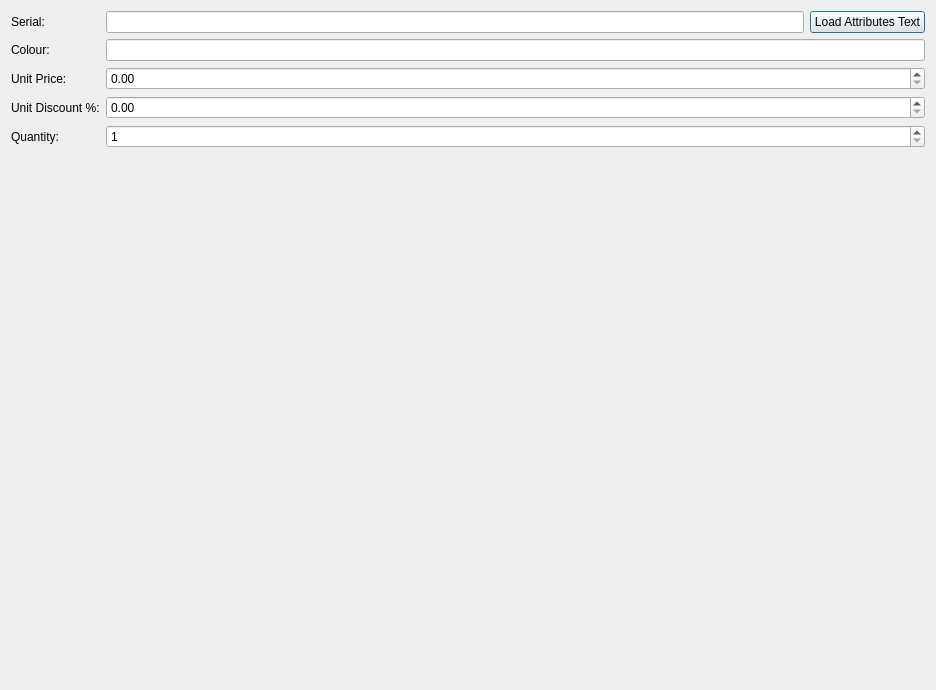
<?xml version="1.0" encoding="UTF-8"?>
<ui version="4.0">
 <class>ItemDetails</class>
 <widget class="QDialog" name="ItemDetails">
  <property name="geometry">
   <rect>
    <x>0</x>
    <y>0</y>
    <width>936</width>
    <height>690</height>
   </rect>
  </property>
  <property name="windowTitle">
   <string>Dialog</string>
  </property>
  <layout class="QGridLayout" name="gridLayout">
   <item row="1" column="0">
    <spacer name="verticalSpacer">
     <property name="orientation">
      <enum>Qt::Vertical</enum>
     </property>
     <property name="sizeHint" stdset="0">
      <size>
       <width>20</width>
       <height>40</height>
      </size>
     </property>
    </spacer>
   </item>
   <item row="0" column="0">
    <layout class="QVBoxLayout" name="v_layout">
     <item>
      <layout class="QFormLayout" name="formLayout">
       <item row="0" column="0">
        <widget class="QLabel" name="label_8">
         <property name="text">
          <string>Serial: </string>
         </property>
        </widget>
       </item>
       <item row="0" column="1">
        <layout class="QHBoxLayout" name="horizontalLayout">
         <item>
          <widget class="QLineEdit" name="le_serial"/>
         </item>
         <item>
          <widget class="QPushButton" name="btn_conf_serial">
           <property name="text">
            <string>Load Attributes Text</string>
           </property>
           <property name="icon">
            <iconset resource="../../../resources/icons.qrc">
             <normaloff>:/icons/icons/send-check.svg</normaloff>:/icons/icons/send-check.svg</iconset>
           </property>
           <property name="iconSize">
            <size>
             <width>22</width>
             <height>22</height>
            </size>
           </property>
          </widget>
         </item>
        </layout>
       </item>
       <item row="1" column="0">
        <widget class="QLabel" name="label_11">
         <property name="text">
          <string>Colour: </string>
         </property>
        </widget>
       </item>
       <item row="1" column="1">
        <widget class="QLineEdit" name="le_colour"/>
       </item>
       <item row="2" column="0">
        <widget class="QLabel" name="label_9">
         <property name="text">
          <string>Unit Price: </string>
         </property>
        </widget>
       </item>
       <item row="2" column="1">
        <widget class="QDoubleSpinBox" name="sb_price">
         <property name="maximum">
          <double>99999999.000000000000000</double>
         </property>
        </widget>
       </item>
       <item row="3" column="0">
        <widget class="QLabel" name="label_12">
         <property name="text">
          <string>Unit Discount %:</string>
         </property>
        </widget>
       </item>
       <item row="3" column="1">
        <widget class="QDoubleSpinBox" name="sb_discount"/>
       </item>
       <item row="4" column="0">
        <widget class="QLabel" name="label">
         <property name="text">
          <string>Quantity:</string>
         </property>
        </widget>
       </item>
       <item row="4" column="1">
        <widget class="QSpinBox" name="sb_quantity">
         <property name="minimum">
          <number>1</number>
         </property>
         <property name="maximum">
          <number>999999999</number>
         </property>
        </widget>
       </item>
      </layout>
     </item>
    </layout>
   </item>
  </layout>
 </widget>
 <resources>
  <include location="../../../resources/icons.qrc"/>
 </resources>
 <connections/>
</ui>
